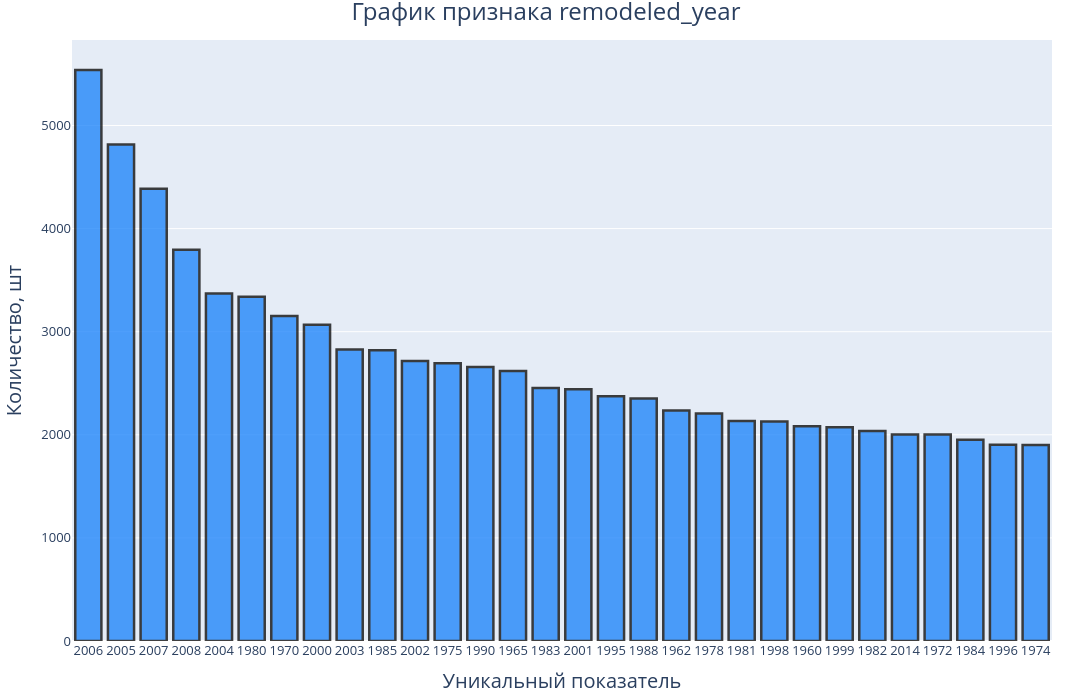

Notebook code for this chart:
### Markdown cell above
<div style="font-family: 'Courier New', monospace; font-size: 120%; background: linear-gradient(135deg, rgb(0, 2, 112) 0%, #38cdff 30%, #7d2dff 60%, #000000 100%); border-left: 4px solid #3859ff; padding: 12px; margin: 10px 0; border-radius: 8px; color: rgb(0, 0, 0); box-shadow: 0 0 15px rgba(71, 255, 237, 0.6), 0 0 20px rgba(255, 71, 87, 0.2); text-shadow: 0 1px 1px rgba(0, 0, 0, 0.4);">
<strong style="color: #ffffffff; font-weight: 600;">remodeled_year</strong>
</div>

### Code cell
analize_feature('remodeled_year')

### Figure 1 — Plotly figure (JSON) as saved in the notebook; plotly's stock layout.template omitted (floating-point values rounded to 4 significant figures)
{"data": [{"alignmentgroup": "True", "hovertemplate": "Количество: %{y} шт", "legendgroup": "", "marker": {"color": "#1580fb", "line": {"color": "black", "width": 2.5}, "pattern": {"shape": ""}}, "name": "", "offsetgroup": "", "opacity": 0.75, "orientation": "v", "showlegend": false, "textposition": "auto", "type": "bar", "x": ["2006", "2005", "2007", "2008", "2004", "1980", "1970", "2000", "2003", "1985", "2002", "1975", "1990", "1965", "1983", "2001", "1995", "1988", "1962", "1978", "1981", "1998", "1960", "1999", "1982", "2014", "1972", "1984", "1996", "1974"], "xaxis": "x", "y": [5538, 4817, 4387, 3796, 3371, 3339, 3153, 3068, 2828, 2819, 2716, 2694, 2657, 2619, 2454, 2442, 2375, 2351, 2236, 2206, 2133, 2128, 2084, 2073, 2036, 2003, 2002, 1953, 1903, 1902], "yaxis": "y"}], "layout": {"barmode": "relative", "height": 700, "legend": {"tracegroupgap": 0}, "margin": {"b": 40, "l": 40, "r": 40, "t": 40}, "title": {"font": {"size": 24}, "text": "График признака remodeled_year", "x": 0.5}, "width": 1200, "xaxis": {"anchor": "y", "domain": [0, 1], "tickfont": {"size": 13}, "title": {"font": {"size": 20}, "text": "Уникальный показатель "}}, "yaxis": {"anchor": "x", "domain": [0, 1], "tickfont": {"size": 13}, "title": {"font": {"size": 20}, "text": "Количество, шт"}}}}
